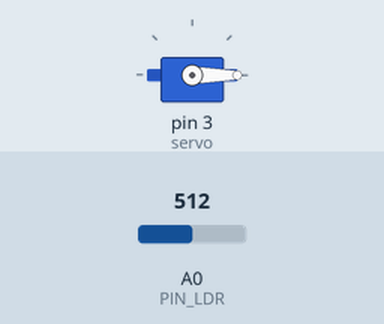
Simulated run of this sketch. Board: Arduino Uno, built with avr-gcc and run on an emulated ATmega328P. On the bench: servo. The test bench sets the inputs (shaded band); at power-on: A0 (PIN_LDR) = 512.

Above: at 1.2 s.
1.3 s: A0 (PIN_LDR) set to 716
3.4 s: A0 (PIN_LDR) set to 511
At 4.2 s:
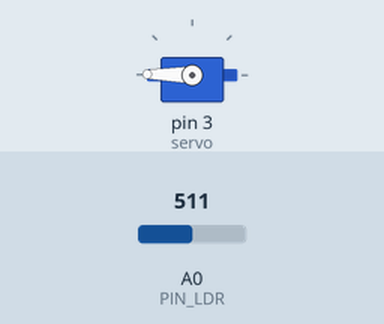
8.9 s: A0 (PIN_LDR) set to 306
10.9 s: A0 (PIN_LDR) set to 900
At 11.05 s:
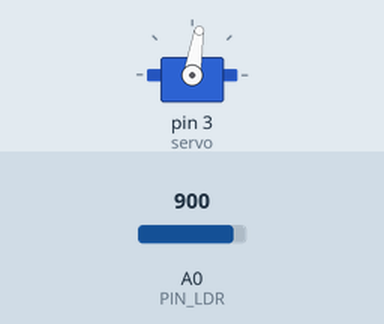
12.7 s: A0 (PIN_LDR) set to 0
At 13.7 s:
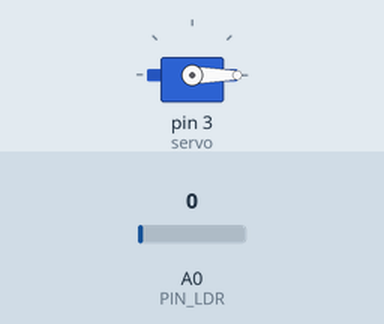
Timing chart, 0 to 15.4 s (numbered marks = the images above; inputs shaded):
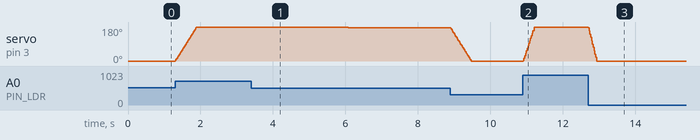

The sketch:

ArduinoTracker.ino
```cpp
/*
    Arduino Suntracker

    An simple inplementation of a suntracker using a voltage divider made for two ldr's.


     2022 - Jakub Stachurski - github.com/Wilkuu-2

*/

#include <Servo.h>

//I don't know if this has any performance implications on AVR hardware, but using const instead of macros is safer in general
const int PIN_LDR = A0;   //Output from the ldr voltage divider
const double speed = 5.0;  // Rotation speed of the servo [deg/ clock cycle * (r1/r2)]
const char start_char = 'A'  ;
Servo servo;

// -- Entry
void setup() {
  Serial.begin(9600);
  pinMode(PIN_LDR, INPUT);
  servo.attach(3);

}

float angle = 0;

// -- Repeat
void loop() {
  char message[] = "A0000,0000\n"; //message layout
  // Calculate the difference in resistances of the two resistors
  int measure       = (analogRead(PIN_LDR));
  double correction = (measure / 1023.0 - 0.5);
  // Translate that to an angle, while also clamping the angle for servo safety (servo lib might be doing that already '-' )
  angle = max(min(angle + correction * speed, 180), 0) ; //Depending on the wiring you might have to change the `+` into a `-` here

  // Wait for processing to ask for output
  if ( Serial.available() > 0) {
    //Discard everything Processing sent
    while (Serial.available()) {
      Serial.read();
    }
    //Send The data as string using a formatted string to ensure message length
    sprintf(message, "A%-4d,%-4d\n", measure, round(angle * 10.0)); //https://www.cplusplus.com/reference/cstdio/sprintf/
    Serial.print(message); //If only serial had some sort of printf functionality instead of me having to use sprintf on a buffer

  }


  //Set the angle on the servo
  servo.write(angle);
  delay(3); //We don't need to go too fast
}
```

Measured:
- after the input at 3.4 s, servo on pin 3 (servo): moves from 180° to 175° over 5.3 s, starting at once
- after the input at 10.9 s, servo on pin 3 (servo): moves from 0° to 180° over 0.31 s, starting at once
- after the input at 12.7 s, servo on pin 3 (servo): moves from 180° to 0° over 0.23 s, starting at once
